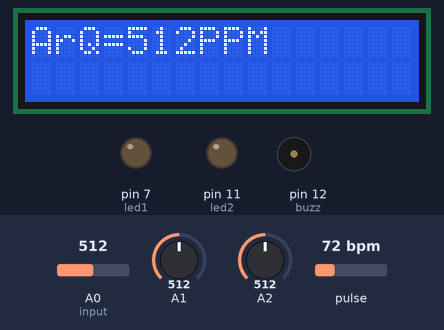
Recording of a sketch running on a simulated Arduino Uno, built with avr-gcc and run on an emulated ATmega328P. Shown: 16×2 character LCD, output pins drawn as LEDs (lit = HIGH), buzzer (waves = sounding). Inputs (shaded band) come from the test bench; at power-on: A1 = 512, A2 = 512, A0 (input) = 512, pulse 72 bpm. What the sketch prints to the serial monitor is not drawn.

Above: at 5.2 s.
5.3 s: A1 set to 716
At 16.5 s:
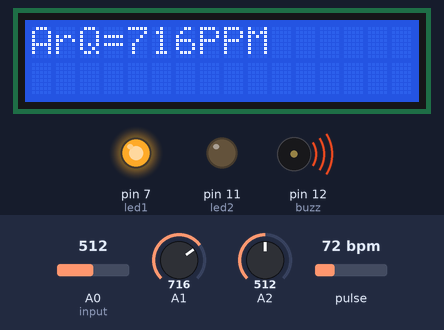
16.8 s: A2 set to 716
At 29.8 s:
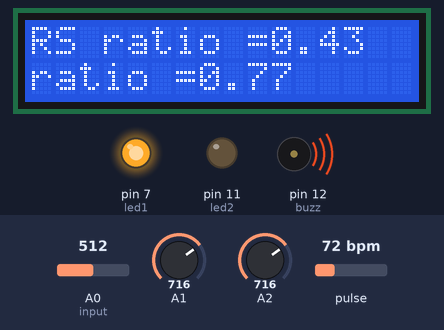
30.8 s: A0 (input) set to 716
At 44.2 s:
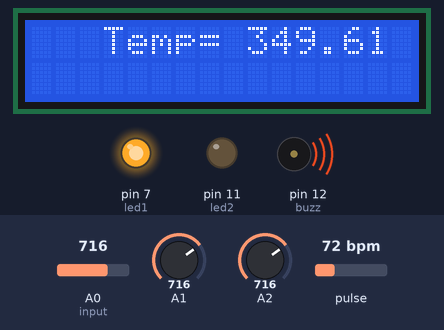
44.8 s: A0 (input) set to 992
At 55.1 s:
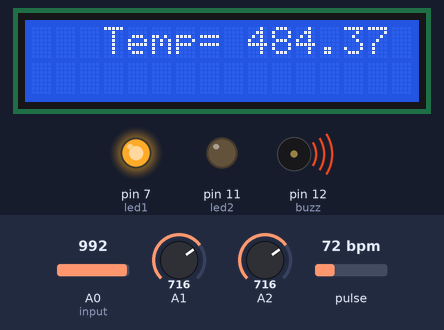
58.8 s: A0 (input) set to 128
At 67.2 s:
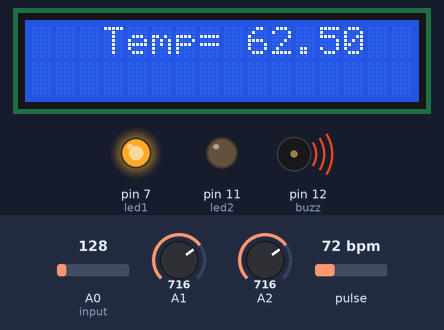
70.1 s: A0 (input) set to 116
At 83.2 s:
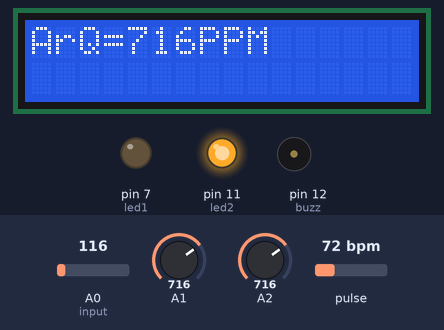
Timing chart, 0 to 84.7 s (numbered marks = the images above; inputs shaded):
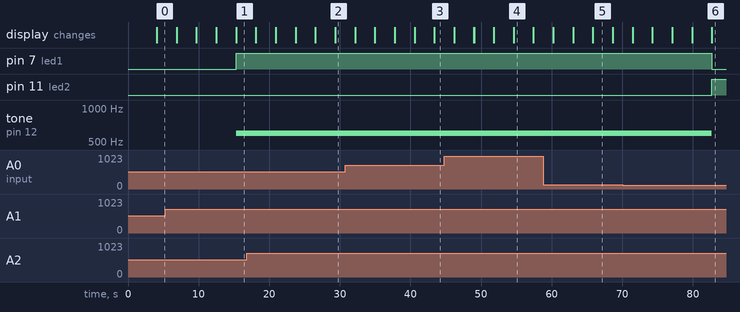

The sketch:

Allsens.ino
```cpp
#include<LiquidCrystal.h>
#include <Wire.h>
#include<LiquidCrystal.h>
#include "MAX30105.h"
#include "heartRate.h"
#define led1 7                     // for red led (warning)
#define led2 11                    // for green (no danger)
#define buzz 12                    // for buzzer (Warning)
float volt = 0;                    // LM35
float cel = 0;                     // LM35
float val1 = 0;                    // LM35
int sound = 600;                   // buzzer
int sensorValue;                   //MQ135
float sensor_volt;                 // MQ9
float RS_gas;                      //  Rs in clean air  MQ9

float sensValue = 0;               // MQ9
LiquidCrystal lcd(8, 9, 2, 3, 4, 5);
// MAX30102 variables

MAX30105 particleSensor;           // MAX30102 variables
const byte RATE_SIZE = 4;          //Increase this for more averaging. 4 is good.
byte rates[RATE_SIZE];             //Array of heart rates
byte rateSpot = 0;
long lastBeat = 0;                 //Time at which the last beat occurred
float beatsPerMinute=0;
int beatAvg =0;
 long irValue =0;
 long delta=0;
// end of variables for MAX30102

const int input = A0;              // LM35 Sensor input
void setup() {

  pinMode(led1, OUTPUT);           //danger led
  pinMode(led2, OUTPUT);           // no danger led
  //pinMode (pin no,input/output) to take output from that pin

  Serial.begin(115200);
  Serial.println("Initializing...");
                     // Initialize sensor MAX30102

  if (!particleSensor.begin(Wire, I2C_SPEED_FAST)) {
    Serial.println("MAX30102 was not found. Please check wiring/power. ");
    while (1);
  }
  Serial.println("Place your index finger on the sensor with steady pressure.");

  particleSensor.setup(); //Configure sensor with default settings
  particleSensor.setPulseAmplitudeRed(0x0A); //Turn Red LED to low to indicate sensor is running
  particleSensor.setPulseAmplitudeGreen(0); //Turn off Green LED
  // End of Initializing

  lcd.begin(16, 2);
  lcd.setCursor(0, 1);             // for setting cursor
  lcd.print("Temp   Gas Conc.");   // for printing
  delay(4000);
  lcd.clear();
}

void loop() {
                                 // MAX30102 Start

   irValue = particleSensor.getIR();
//long times=millis();
  if (checkForBeat(irValue) == true) {
    //We sensed a beat!
    delta =millis() - lastBeat;
    lastBeat = millis();

    beatsPerMinute = 60 / (delta / 1000.0);

    if (beatsPerMinute < 255 && beatsPerMinute > 20) {
      rates[rateSpot++] = (byte)beatsPerMinute; //Store this reading in the array
      rateSpot %= RATE_SIZE; //Wrap variable

      //Take average of readings
      //beatAvg = 0;
      for (byte x = 0 ; x < RATE_SIZE ; x++)
        beatAvg += rates[x];
      beatAvg /= RATE_SIZE;
    }
  }
                                  // max30102 end

  //MQ135 start
  sensorValue = analogRead(1);             // read analog input pin 1 for MQ135
  //Serial.print("AirQua=");
 // Serial.print(sensorValue, DEC);          // prints the value read
  //Serial.println(" PPM");
  //MQ135 End

  //Serial.print("sensor_volt = ");          // delete this part latter MQ9
 // Serial.print(sensor_volt);
  //Serial.println("V");
 // Serial.print("R0 = ");
 // Serial.println(0.56);                    // MQ9

              //LM35 sensing start


  val1 = analogRead(input);                // reading from LM35 sensor for temp
 // volt = (val1 * 5000) / 1023.0;
 // cel = volt / 10;
   cel=val1/2.048;                         // temperature in celcius     end temp sensing
               // LM 35 End


                // MQ9 Start
float R0=0.91;
float ratio=0;
  //Average
  sensValue = analogRead(A2);
  sensor_volt = (sensValue / 1024) * 5.0;
  RS_gas = (5.0 - sensor_volt) / sensor_volt;      // Depend on RL on yor module
  ratio= RS_gas / 0.56;        //ratio fresh air   to present air  According to MQ9 datasheet table   end of MQ9 sensing
                               //MQ9 End


  // on serial display
   Serial.print("IR=");
  Serial.print(irValue);
  Serial.print(", BPM=");
  Serial.print(beatsPerMinute);
  Serial.print(", Avg BPM=");
  Serial.print(beatAvg);
  Serial.print("  ");
  Serial.print(millis());
Serial.println("");
  if (irValue < 50000){
    Serial.print(" No finger?");
    lcd.print("No finger");
    delay(1000);
    lcd.clear();}


                               // printing or displaying on lcd
  lcd.setCursor(0, 0);
  lcd.print("ArQ=");
  lcd.print(sensorValue, DEC);
  lcd.print("PPM");
  delay(2800);
  lcd.clear();
  lcd.print("RS ratio =");
  lcd.print(RS_gas);
  lcd.setCursor(0, 1);
  lcd.print("ratio =");
  lcd.print(ratio);
 delay(2800);
  lcd.clear();

  //printing temp on LCD
  lcd.setCursor(3, 0);
  lcd.print("Temp= ");
  lcd.print(cel);
  lcd.print("  c");
  // end of temp

  delay(2800);
  lcd.clear();
  // HR display
  lcd.setCursor(1,0);
  lcd.print("BPM =");
  lcd.print(beatsPerMinute);
  lcd.setCursor(0,1);
  lcd.print("Avg BPM =");
  lcd.print(beatAvg);
  //end of hr display
  delay(2800);
  lcd.clear();

                   // for hazard condition test
  if (cel < 20 || cel > 60) {
    digitalWrite(led1, HIGH);
    digitalWrite(led2, LOW);
    tone(buzz, sound);
  }
  else {
    digitalWrite(led2, HIGH);
    digitalWrite(led1, LOW);
    noTone(buzz);
  }
                          // Ending test
  //delay(500);          // time for next reading
}
```

Measured:
- the behaviour switches between 123 and 122 on A0 (input) (found by bisection; images 5 and 6)
- after the input at 70.1 s, pin 7 (led1): HIGH → LOW after 12.6 s; pin 11 (led2): LOW → HIGH after 12.6 s; tone on pin 12 (buzz): 600 Hz → silent after 12.6 s
- what the display in image 4 shows lasts 2.8 s, from 54.6 s to 57.4 s
